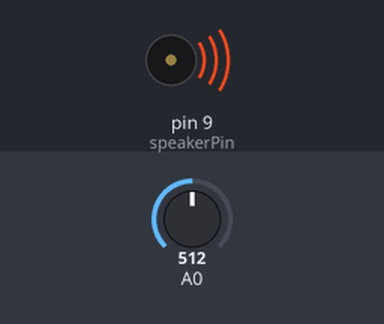
Recording of a sketch running on a simulated Arduino Uno, built with avr-gcc and run on an emulated ATmega328P. Shown: buzzer (waves = sounding). The inputs (shaded band) are chosen by the test bench; at power-on: A0 = 512.

Above: at 2.6 s.
2.7 s: A0 set to 7
At 3.2 s:
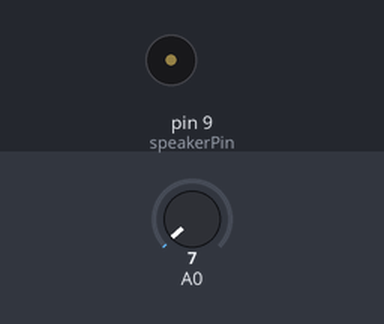
6.2 s: A0 set to 4
At 6.2 s:
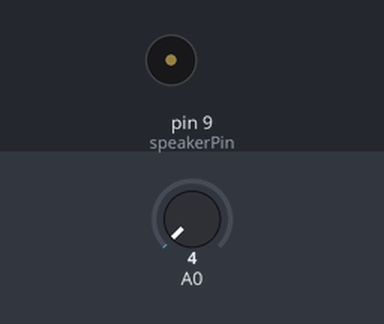
Timing chart, 0 to 9.2 s (numbered marks = the images above; inputs shaded):
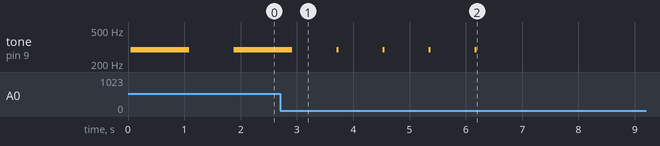

The sketch:

sirena.ino
```cpp
/*************************************************************************************
**                                                                                  **
**             Aquest programa fa una lectura analgica del canal A0                 **
**             la lectura de la tensio determina la durada de la sirena             **
**                                                                                  **
*************************************************************************************/

//******  Includes  ******************************************************************


//******  Variables  *****************************************************************

const int speakerPin = 9;
int duradaSirena = 0;


//******  Includes  ******************************************************************
void setup() {
  pinMode(speakerPin, OUTPUT);
}


//******  Loop  **********************************************************************
void loop() {
 duradaSirena = 2 * analogRead(A0);
 playTone(1700, duradaSirena);
 delay(800);
}

//********** Funcions *************************************************************
void playTone(int tone, int duration) {
  for (long i = 0; i < duration * 1000L; i += tone * 2) {
    digitalWrite(speakerPin, HIGH);
    delayMicroseconds(tone);
    digitalWrite(speakerPin, LOW);
    delayMicroseconds(tone);
  }
}
```

Measured:
- the behaviour switches between 6 and 5 on A0 (found by bisection; images 1 and 2)
- after the input at 2.7 s, tone on pin 9 (speakerPin): alternates 293 Hz for 0.04 s and silent for 0.78 s, starting after 1.0 s
- after the input at 6.2 s, tone on pin 9 (speakerPin): stops changing and stays silent
